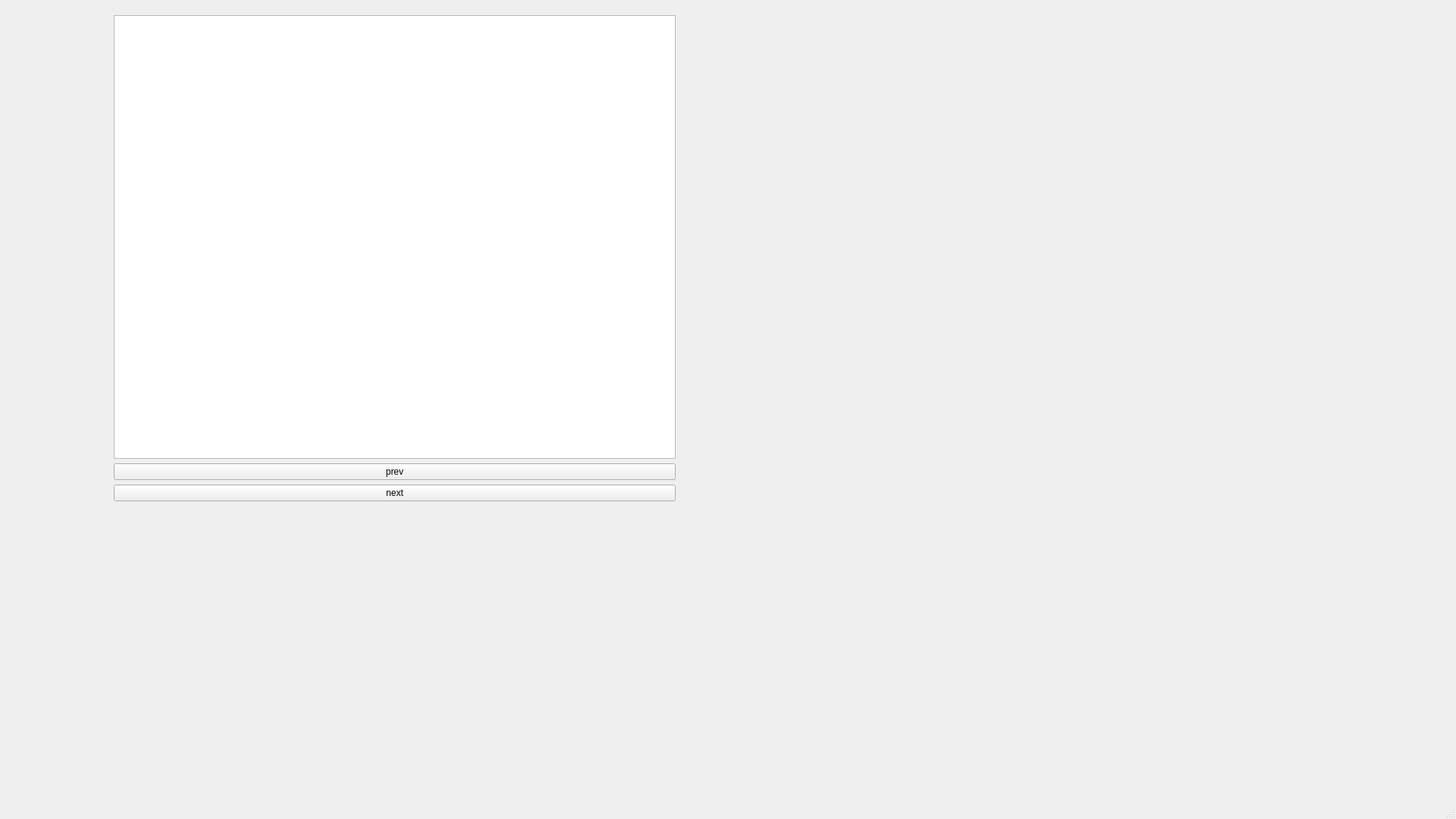
<?xml version="1.0" encoding="UTF-8"?>
<ui version="4.0">
 <class>MainWindow</class>
 <widget class="QMainWindow" name="MainWindow">
  <property name="geometry">
   <rect>
    <x>0</x>
    <y>0</y>
    <width>1920</width>
    <height>1080</height>
   </rect>
  </property>
  <property name="windowTitle">
   <string>MainWindow</string>
  </property>
  <widget class="QWidget" name="centralwidget">
   <widget class="QLineEdit" name="lineEdit">
    <property name="geometry">
     <rect>
      <x>530</x>
      <y>190</y>
      <width>113</width>
      <height>25</height>
     </rect>
    </property>
   </widget>
   <widget class="QWidget" name="verticalLayoutWidget">
    <property name="geometry">
     <rect>
      <x>150</x>
      <y>20</y>
      <width>741</width>
      <height>641</height>
     </rect>
    </property>
    <layout class="QVBoxLayout" name="verticalLayout">
     <item>
      <widget class="QGraphicsView" name="graphicsView"/>
     </item>
     <item>
      <widget class="QPushButton" name="prevButton">
       <property name="text">
        <string>prev</string>
       </property>
      </widget>
     </item>
     <item>
      <widget class="QPushButton" name="nextButton">
       <property name="text">
        <string>next</string>
       </property>
      </widget>
     </item>
    </layout>
   </widget>
  </widget>
  <widget class="QMenuBar" name="menubar">
   <property name="geometry">
    <rect>
     <x>0</x>
     <y>0</y>
     <width>1920</width>
     <height>22</height>
    </rect>
   </property>
  </widget>
  <widget class="QStatusBar" name="statusbar"/>
 </widget>
 <resources/>
 <connections/>
</ui>
